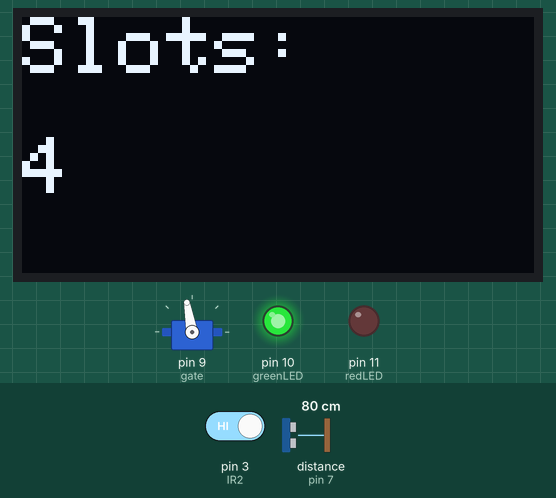
This sketch was run on a simulated Arduino Uno, built with avr-gcc and run on an emulated ATmega328P. Shown: 128×64 one-colour display, servo, output pins drawn as LEDs (lit = HIGH). Wiring (inferred from the names in the program): ultrasonic range finder: trigger pin 6; echo pin 7. The test bench sets the inputs (shaded band); at power-on: distance to the obstacle (sensor on pin 7) 80 cm, pin 3 (IR2) HIGH. The echo pulse lasts 58.3 µs per cm; pins used as bus, display or sensor lines are not drawn; what the sketch prints to the serial monitor is not drawn.

Above: at 3.2 s.
3.3 s: distance to the obstacle (sensor on pin 7) set to 18 cm
4.8 s: distance to the obstacle (sensor on pin 7) set to 13 cm
At 5.5 s:
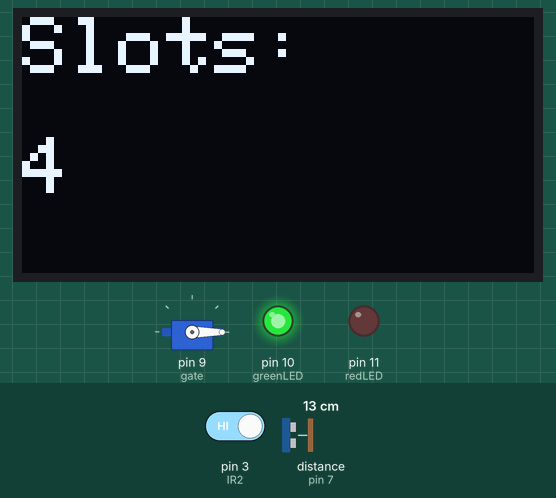
At 7.6 s:
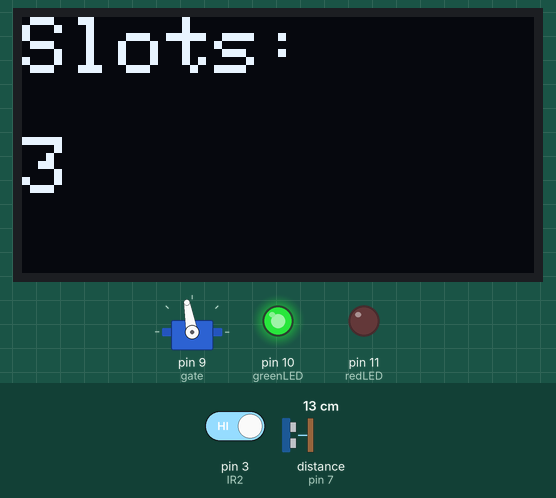
7.8 s: pin 3 (IR2) driven LOW
At 9.4 s:
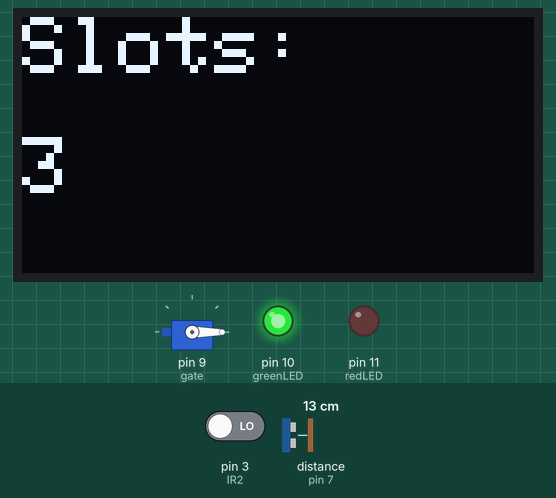
Timing chart, 0 to 11.5 s (numbered marks = the images above; inputs shaded):
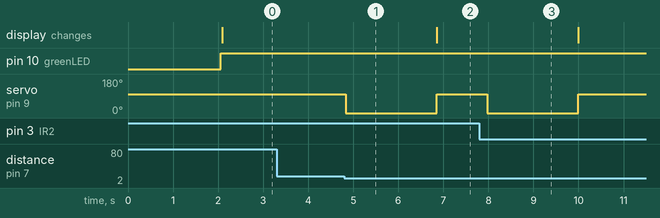

Measured:
- the behaviour switches between 16 and 15 cm on distance to the obstacle (sensor on pin 7) (found by bisection; images 0 and 1)
- after the input at 3.3 s, every drawn part: stays the same
- after the input at 4.8 s, servo on pin 9 (gate): 100° → 0° at once, → 100° 2.0 s later
- after the input at 7.8 s, servo on pin 9 (gate): 100° → 0° after 0.17 s, → 100° 2.0 s later

The sketch:

SmartParkingCode.ino
```cpp
#include <Wire.h>
#include <Adafruit_GFX.h>
#include <Adafruit_SSD1306.h>
#include <Servo.h>

#define SCREEN_WIDTH 128
#define SCREEN_HEIGHT 64

Adafruit_SSD1306 display(SCREEN_WIDTH, SCREEN_HEIGHT, &Wire, -1);

Servo gate;

// Ultrasonic (ENTRY)
int trigPin = 6;
int echoPin = 7;

// IR sensor (EXIT)
int IR2 = 3;

// LEDs
int greenLED = 10;
int redLED = 11;

int totalSlots = 4;
int slot = 4;

bool entryDetected = false;
bool exitDetected = false;

// Ultrasonic function
int getDistance() {
  digitalWrite(trigPin, LOW);
  delayMicroseconds(2);

  digitalWrite(trigPin, HIGH);
  delayMicroseconds(10);
  digitalWrite(trigPin, LOW);

  long duration = pulseIn(echoPin, HIGH);
  return duration * 0.017;
}

void setup() {
  Serial.begin(9600);

  // OLED init
  if(!display.begin(SSD1306_SWITCHCAPVCC, 0x3C)) {
    Serial.println("OLED not found");
    while(true);
  }

  display.clearDisplay();

  pinMode(trigPin, OUTPUT);
  pinMode(echoPin, INPUT);
  pinMode(IR2, INPUT_PULLUP);

  pinMode(greenLED, OUTPUT);
  pinMode(redLED, OUTPUT);

  gate.attach(9);
  gate.write(100); // gate closed

  // Welcome screen
  display.setTextSize(2);
  display.setTextColor(WHITE);

  display.setCursor(0,10);
  display.println("SMART");

  display.setCursor(0,35);
  display.println("PARKING");

  display.display();
  delay(2000);
}

void loop() {

  int d = getDistance();
  int s2 = digitalRead(IR2);

  Serial.print("Distance: "); Serial.print(d);
  Serial.print("  Slot: "); Serial.println(slot);

  // ===== ENTRY =====
  if (d > 5 && d < 15 && !entryDetected) {
    entryDetected = true;

    if (slot > 0) {
      gate.write(0);   // open
      delay(2000);

      slot--;

      gate.write(100); // close
    }
  }

  if (d > 20) entryDetected = false;

  // ===== EXIT =====
  if (s2 == LOW && !exitDetected) {
    exitDetected = true;

    if (slot < totalSlots) {
      gate.write(0);
      delay(2000);

      slot++;

      gate.write(100);
    }
  }

  if (s2 == HIGH) exitDetected = false;

  // ===== LED LOGIC =====
  if (slot > 0) {
    digitalWrite(greenLED, HIGH); // GREEN ON
    digitalWrite(redLED, LOW);    // RED OFF
  } else {
    digitalWrite(greenLED, LOW);
    digitalWrite(redLED, HIGH);   // RED ON
  }

  // ===== OLED DISPLAY =====
  display.clearDisplay();

  display.setTextSize(2);
  display.setCursor(0,0);
  display.println("Slots:");

  display.setCursor(0,30);
  display.print(slot);

  // Show FULL message
  if (slot == 0) {
    display.setTextSize(1);
    display.setCursor(0,55);
    display.println("PARKING FULL");
  }

  display.display();

  delay(200);
}
```
